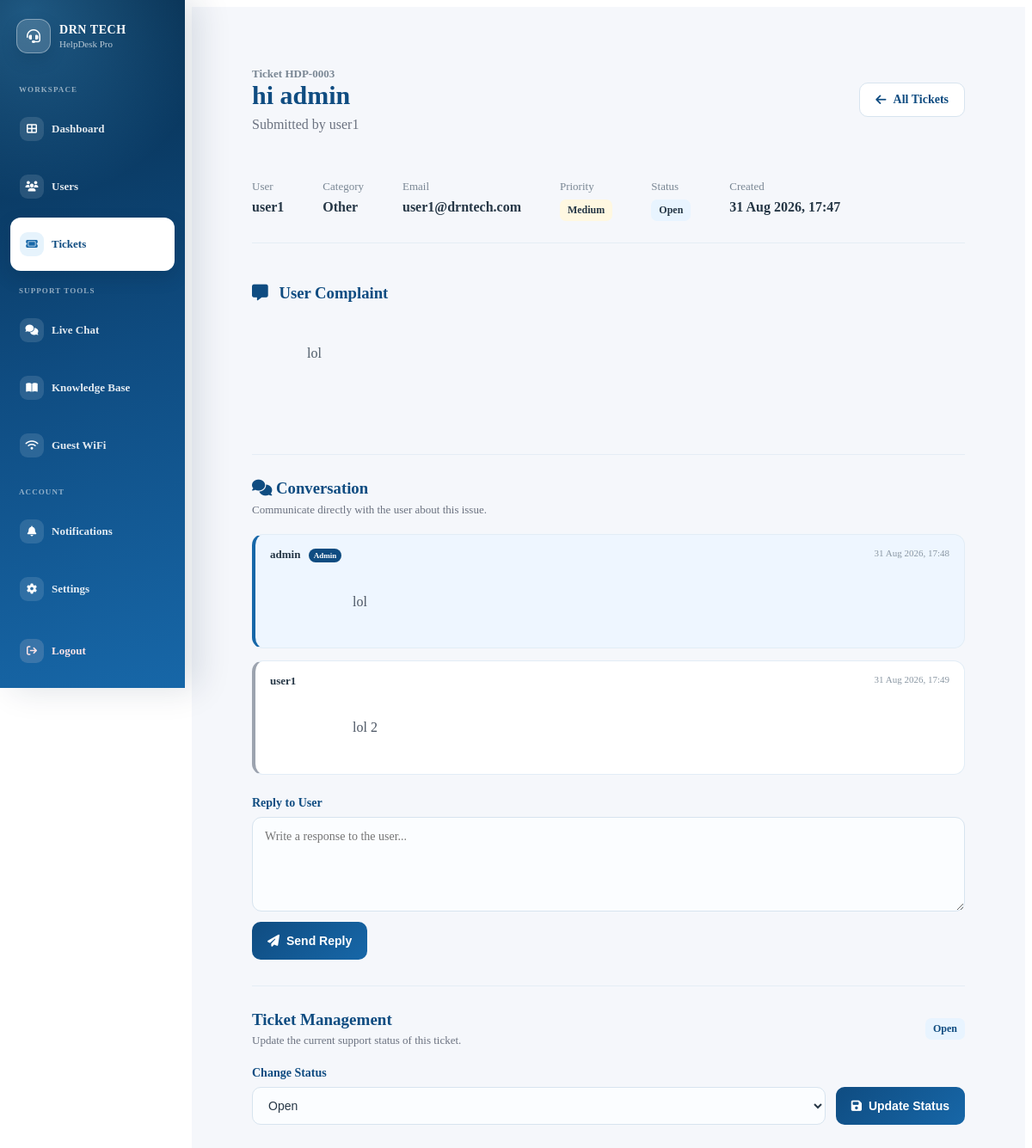
Screenshot of /admin/ticket/3 (signed in) with the database file from the repository.
### app.py (models this page shows, shortened)
class Ticket(db.Model):
    id = db.Column(
        db.Integer,
        primary_key=True,
    )
    ticket_number = db.Column(
        db.Integer,
        nullable=False,
    )
    subject = db.Column(
        db.String(200),
        nullable=False,
    )
    description = db.Column(
        db.Text,
        nullable=False,
    )
    priority = db.Column(
        db.String(20),
        nullable=False,
        default="Medium",
    )
    category = db.Column(
        db.String(50),
        nullable=False,
        default="Other",
    )
    status = db.Column(
        db.String(20),
        nullable=False,
        default="Open",
    )
    created_at = db.Column(
        db.DateTime,
        default=datetime.utcnow,
    )
    user_id = db.Column(
        db.Integer,
        db.ForeignKey("user.id"),
        nullable=False,
    )
    user = db.relationship(
        "User",
        backref=db.backref(
            "tickets",
            lazy=True,
        ),
    )

class User(UserMixin, db.Model):
    id = db.Column(
        db.Integer,
        primary_key=True,
    )
    username = db.Column(
        db.String(100),
        nullable=False,
    )
    email = db.Column(
        db.String(120),
        unique=True,
        nullable=False,
    )
    password = db.Column(
        db.String(255),
        nullable=False,
    )
    is_admin = db.Column(
        db.Boolean,
        default=False,
        nullable=False,
    )
    is_active = db.Column(
        db.Boolean,
        default=True,
        nullable=False,
    )

class TicketReply(db.Model):
    id = db.Column(
        db.Integer,
        primary_key=True,
    )
    message = db.Column(
        db.Text,
        nullable=False,
    )
    created_at = db.Column(
        db.DateTime,
        default=datetime.utcnow,
        nullable=False,
    )
    ticket_id = db.Column(
        db.Integer,
        db.ForeignKey("ticket.id"),
        nullable=False,
    )
    user_id = db.Column(
        db.Integer,
        db.ForeignKey("user.id"),
        nullable=False,
    )
    ticket = db.relationship(
        "Ticket",
        backref=db.backref(
            "replies",
            lazy=True,
            cascade="all, delete-orphan",
        ),
    )
    author = db.relationship(
        "User",
    )

### app.py (the view)
@app.route("/admin/ticket/<int:ticket_id>")
@admin_required
def admin_ticket_details(ticket_id):
    ticket = Ticket.query.get_or_404(
        ticket_id
    )
    replies = TicketReply.query.filter_by(
        ticket_id=ticket.id
    ).order_by(
        TicketReply.created_at.asc()
    ).all()
    return render_template(
        "admin/ticket_details.html",
        ticket=ticket,
        replies=replies,
    )

### app.py (called while the page is built, shortened)
@login_manager.user_loader
def load_user(user_id):
    user = db.session.get(User, int(user_id))
    if not user:
        return None
    if not user.is_active:
        return None
    return user

def admin_required(f):
    @wraps(f)
    @login_required
    def decorated_function(*args, **kwargs):
        return f(*args, **kwargs)
    return decorated_function

def get_csrf_token():
    csrf_token = session.get("_csrf_token")
    if not csrf_token:
        csrf_token = token_urlsafe(32)
        session["_csrf_token"] = csrf_token
    return csrf_token

@app.before_request
def protect_post_requests():
    if request.method == "POST":
        validate_csrf_token()

@app.context_processor
def inject_notification_count():
    if not current_user.is_authenticated:
        return {
            "csrf_token": get_csrf_token(),
            "unread_notification_count": 0,
        }
    unread_notification_count = Notification.query.filter_by(
        recipient_id=current_user.id,
        is_read=False,
    ).count()
    return {
        "csrf_token": get_csrf_token(),
        "unread_notification_count": unread_notification_count,
    }

### templates/admin/ticket_details.html (shortened to what this page needs)
{% extends "base.html" %}
{% block content %}
<div class="admin-page">
    <div class="admin-header">
        <div>
            <span class="ticket-number">
                Ticket HDP-{{ "%04d"|format(ticket.id) }}
            </span>
            <h1>{{ ticket.subject }}</h1>
            <p>
                Submitted by {{ ticket.user.username }}
            </p>
        </div>
        <a
            href="{{ url_for('admin_tickets') }}"
            class="secondary-action-btn"
        >
            <i class="fa-solid fa-arrow-left"></i>
            All Tickets
        </a>
    </div>
    <div class="admin-card">
        <div class="ticket-details-meta">
            <div class="ticket-meta-item">
                <span>User</span>
                <strong>{{ ticket.user.username }}</strong>
            </div>
            <div class="ticket-meta-item">
                <span>Category</span>
                <strong>{{ ticket.category }}</strong>
            </div>
            <div class="ticket-meta-item">
                <span>Email</span>
                <strong>{{ ticket.user.email }}</strong>
            </div>
            <div class="ticket-meta-item">
                <span>Priority</span>
                <strong
                    class="priority-badge
                    priority-{{ ticket.priority|lower }}"
                >
                    {{ ticket.priority }}
                </strong>
            </div>
            <div class="ticket-meta-item">
                <span>Status</span>
                <strong
                    class="status-badge
                    status-{{ ticket.status|lower|replace(' ', '-') }}"
                >
                    {{ ticket.status }}
                </strong>
            </div>
            <div class="ticket-meta-item">
                <span>Created</span>
                <strong>
                    {{ ticket.created_at.strftime('%d %b %Y, %H:%M') }}
                </strong>
            </div>
        </div>
        <div class="ticket-description">
            <h3>
                <i class="fa-solid fa-message"></i>
                User Complaint
            </h3>
            <p>
                {{ ticket.description }}
            </p>
        </div>
<div class="ticket-conversation">
    <div class="conversation-header">
        <h3>
            <i class="fa-solid fa-comments"></i>
            Conversation
        </h3>
        <p>
            Communicate directly with the user about this issue.
        </p>
    </div>
    <div class="conversation-thread">
        {% if replies %}
            {% for reply in replies %}
                <div
                    class="conversation-message
                    {% if reply.author.is_admin %}
                        admin-message
                    {% else %}
                        user-message
                    {% endif %}"
                >
                    <div class="message-header">
                        <strong>
                            {% if reply.author.is_admin %}
                                {{ reply.author.username }}
                                <span class="message-role">
                                    Admin
                                </span>
                            {% else %}
                                {{ reply.author.username }}
                            {% endif %}
                        </strong>
                        <span>
                            {{ reply.created_at.strftime('%d %b %Y, %H:%M') }}
                        </span>
                    </div>
                    <p>
                        {{ reply.message }}
                    </p>
                </div>
            {% endfor %}
        {% else %}
            <div class="conversation-empty">
                No replies yet.
            </div>
        {% endif %}
    </div>
    <form
        method="POST"
        action="{{ url_for(
            'admin_reply_to_ticket',
            ticket_id=ticket.id
        ) }}"
        class="ticket-reply-form"
    >
        <label for="message">
            Reply to User
        </label>
        <textarea
            id="message"
            name="message"
            placeholder="Write a response to the user..."
            required
        ></textarea>
        <button
            type="submit"
            class="admin-status-btn"
        >
            <i class="fa-solid fa-paper-plane"></i>
            Send Reply
        </button>
    </form>
</div>
<div class="admin-ticket-management">
    <div class="admin-ticket-management-header">
        <div>
            <h3>Ticket Management</h3>
            <p>
                Update the current support status of this ticket.
            </p>
        </div>
        <span
            class="status-badge
            status-{{ ticket.status|lower|replace(' ', '-') }}"
        >
            {{ ticket.status }}
        </span>
    </div>
    <form
        method="POST"
        action="{{ url_for(
            'admin_update_ticket_status',
            ticket_id=ticket.id
        ) }}"
        class="admin-status-form"
    >
        <label for="status">
            Change Status
        </label>
        <div class="admin-status-controls">
            <select
                name="status"
                id="status"
                required
            >
                <option
                    value="Open"
                    {% if ticket.status == "Open" %}selected{% endif %}
                >
                    Open
                </option>
            </select>
            <button
                type="submit"
                class="admin-status-btn"
            >
                <i class="fa-solid fa-floppy-disk"></i>
                Update Status
            </button>
        </div>
    </form>
</div>
        </div>
    </div>
{% endblock %}

### static/css/dashboard.css (style rules this page uses)
.ticket-number { color: #7a8794; font-size: 13px; font-weight: 600; }
.ticket-details-meta { display: flex; flex-wrap: wrap; gap: 45px; padding: 25px 0; }
.ticket-meta-item { display: flex; flex-direction: column; gap: 7px; }
.ticket-meta-item > span { color: #7a8794; font-size: 13px; }
.ticket-meta-item strong { color: #263746; }
.ticket-description { border-top: 1px solid #e5edf5; padding: 28px 0; }
.ticket-description h3 { margin-bottom: 15px; color: #0F4C81; }
.ticket-description h3 i { margin-right: 8px; }
.ticket-description p { color: #4d5b67; line-height: 1.8; white-space: pre-wrap; }
.secondary-action-btn { display: inline-flex; align-items: center; justify-content: center; gap: 8px; padding: 11px 18px; border: 1px solid #d7e4ef; border-radius: 10px; background: #ffffff; color: #0F4C81; font-size: 14px; font-weight: 600; text-decoration: none; cursor: pointer; transition: all 0.25s ease; }
.ticket-conversation { margin-top: 30px; padding-top: 28px; border-top: 1px solid #e5edf5; }
.conversation-header { margin-bottom: 20px; }
.conversation-header h3 { margin: 0 0 6px; color: #0F4C81; }
.conversation-header p { margin: 0; color: #6b7280; font-size: 13px; }
.conversation-thread { display: flex; flex-direction: column; gap: 14px; margin-bottom: 25px; }
.conversation-message { padding: 15px 17px; border-radius: 13px; border: 1px solid #e2edf6; background: #f8fbff; }
.conversation-message.admin-message { border-left: 4px solid #1767A8; background: #eef6ff; }
.conversation-message.user-message { border-left: 4px solid #9ca3af; background: #ffffff; }
.message-header { display: flex; justify-content: space-between; gap: 15px; margin-bottom: 8px; }
.message-header strong { color: #263746; font-size: 13px; }
.message-header > span { color: #8a97a3; font-size: 11px; }
.message-role { margin-left: 6px; padding: 3px 6px; border-radius: 10px; background: #0F4C81; color: #ffffff; font-size: 9px; }
.conversation-message p { margin: 0; color: #4b5563; line-height: 1.6; white-space: pre-wrap; }
.ticket-reply-form label { display: block; margin-bottom: 8px; color: #0F4C81; font-size: 14px; font-weight: 600; }
.ticket-reply-form textarea { width: 100%; min-height: 110px; margin-bottom: 12px; padding: 14px; box-sizing: border-box; border: 1px solid #d7e4ef; border-radius: 11px; background: #fbfdff; font-family: inherit; font-size: 14px; resize: vertical; outline: none; }

### static/css/admin.css (style rules this page uses)
.admin-page { padding: 30px; }
.admin-header { display: flex; justify-content: space-between; align-items: center; gap: 20px; margin-bottom: 30px; }
.admin-header h1 { margin: 0 0 8px; color: #0F4C81; font-size: 30px; }
.admin-header p { margin: 0; color: #6b7280; }
.priority-badge { display: inline-block; padding: 5px 9px; border-radius: 7px; font-size: 12px; font-weight: 600; }
.priority-medium { background: #fff8e1; color: #a16207; }
.status-badge { display: inline-block; padding: 5px 9px; border-radius: 7px; font-size: 12px; font-weight: 600; }
.status-open { background: #e8f4ff; color: #0F4C81; }
.admin-ticket-management { margin-top: 30px; padding-top: 28px; border-top: 1px solid #e5edf5; }
.admin-ticket-management-header { display: flex; align-items: center; justify-content: space-between; gap: 20px; margin-bottom: 22px; }
.admin-ticket-management-header h3 { margin: 0 0 5px; color: #0F4C81; font-size: 19px; }
.admin-ticket-management-header p { margin: 0; color: #6b7280; font-size: 13px; }
.admin-status-form label { display: block; margin-bottom: 8px; color: #0F4C81; font-size: 14px; font-weight: 600; }
.admin-status-controls { display: flex; align-items: center; gap: 12px; }
.admin-status-controls select { flex: 1; min-height: 44px; padding: 11px 14px; border: 1px solid #d7e4ef; border-radius: 10px; background: #fbfdff; color: #273746; font-size: 14px; outline: none; cursor: pointer; transition: all 0.25s ease; }
.admin-status-btn { display: inline-flex; align-items: center; justify-content: center; gap: 8px; min-height: 44px; padding: 11px 18px; border: none; border-radius: 10px; background: linear-gradient( 135deg, #0F4C81, #1767A8 ); color: #ffffff; font-size: 14px; font-weight: 600; cursor: pointer; transition: all 0.25s ease; }

### rows the page displays
Ticket: id "0003", subject "hi admin", category "Other", priority "Medium", status "Open", created_at "31 Aug 2026, 17:47", description "lol"
User: user.username "user1", user.email "user1@drntech.com"
TicketReply: author.username "admin", created_at "31 Aug 2026, 17:48", message "lol"
TicketReply: author.username "user1", created_at "31 Aug 2026, 17:49", message "lol 2"
